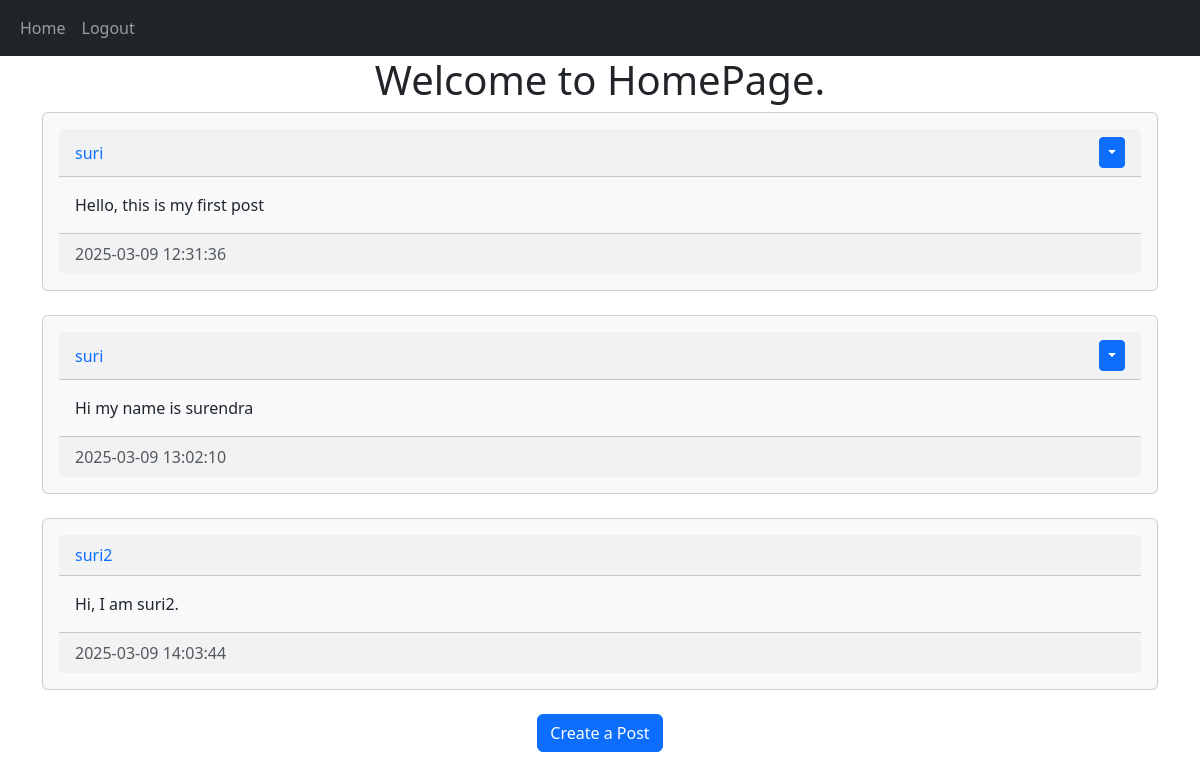
Screenshot of /home (signed in) with the database file from the repository.
### website/models.py (models this page shows)
class Post(db.Model):
    id = db.Column(db.Integer, primary_key=True)
    text = db.Column(db.Text, nullable=False)
    author = db.Column(db.Integer, db.ForeignKey('user.id', ondelete="CASCADE"), nullable=False)                #Esa koi bhi user exit nahi karega jo user.id me nahi hoga
    date_created = db.Column(db.DateTime(timezone=True), default=func.now())

class User(db.Model, UserMixin):
    id = db.Column(db.Integer, primary_key=True)
    username = db.Column(db.String(150), unique=True, nullable=False)
    email = db.Column(db.String(150), unique=True, nullable=False)
    password = db.Column(db.String(150), nullable=False)
    date_created = db.Column(db.DateTime(timezone=True), default=func.now())
    posts=db.relationship('Post', backref='user', passive_deletes=True)    #This is a list of all the posts that the user has created

### website/views.py (the view)
@views.route("/")
@views.route("/home")
@login_required     #Restricting Page accesss
def home():
    allposts=Post.query.all()
    return render_template("home.html", title="HomePage", user=current_user, posts=allposts)

### website/__init__.py (called while the page is built)
def create_app():
    app=Flask(__name__)
    app.config["SECRET_KEY"]="mysecretkey"
    app.config["SQLALCHEMY_DATABASE_URI"]= f"sqlite:///{DB_NAME}"
    db.init_app(app)
    from .views import views
    from .auth import auth
    app.register_blueprint(views, url_prefix="/")
    app.register_blueprint(auth, url_prefix="/")
    from .models import User, Post
    create_database(app)
    login_manager=LoginManager()
    login_manager.login_view="auth.login"
    login_manager.init_app(app)
    @login_manager.user_loader
    def load_user(id):
        return User.query.get(int(id))   #When I put int(id) it worked, when I put id=int(id) it didn't work and only id also didn't work.
    return app

### website/templates/home.html (shortened to what this page needs)
{% extends "layout.html" %}
{% block content %}
    <h1 align="center">Welcome to {{ title }}.</h1>
    {% for post in posts %}
        <div class="card card-body bg-light">
            <div class="card-header d-flex justify-content-between align-items-center">
                <a href="/posts/{{ post.user.username }}" class="text-decoration-none">{{ post.user.username }}</a>
                {% if user.id==post.author %}
                <div class="btn-group">
                    <button type="button" class="btn btn-sm btn-primary dropdown-toggle" data-bs-toggle="dropdown"></button>
                </div>
                {% endif %}
            </div>
            <div class="card-body">
                <div class="card-text">{{ post.text }}</div>
            </div>
            <div class="card-footer text-muted">
                <div>{{ post.date_created }}</div>
            </div>
        </div>
        <br>
    {% endfor %}
    <div align="center">
        <a href="/create-post" class="btn btn-primary">Create a Post</a>
    </div>
{% endblock content %}

### website/templates/layout.html (shortened to what this page needs)
<!DOCTYPE html>
<html lang="en">
<head>
    <link href="https://cdn.jsdelivr.net/npm/bootstrap@5.3.3/dist/css/bootstrap.min.css" rel="stylesheet">
</head>
<body>
    <nav class="navbar navbar-expand-lg navbar-dark bg-dark">
        <div class="container-fluid">
            <div class="collapse navbar-collapse" id="navbar">
                <div class="navbar-nav">
                    <a class="nav-item nav-link" href="/home">
                        Home
                    </a>
                    {% if user.is_authenticated %}
                        <a class="nav-item nav-link" href="/logout">
                            Logout
                        </a>
                    {% endif %}
                </div>
            </div>
        </div>
    </nav>
    <div class="container">{% block content %}{% endblock %}</div>
</body>
</html>

### rows the page displays
Post: user.username "suri", text "Hello, this is my first post", date_created "2025-03-09 12:31:36"
Post: user.username "suri", text "Hi my name is surendra", date_created "2025-03-09 13:02:10"
Post: user.username "suri2", text "Hi, I am suri2.", date_created "2025-03-09 14:03:44"

### other values shown
{{ title }} "HomePage"
